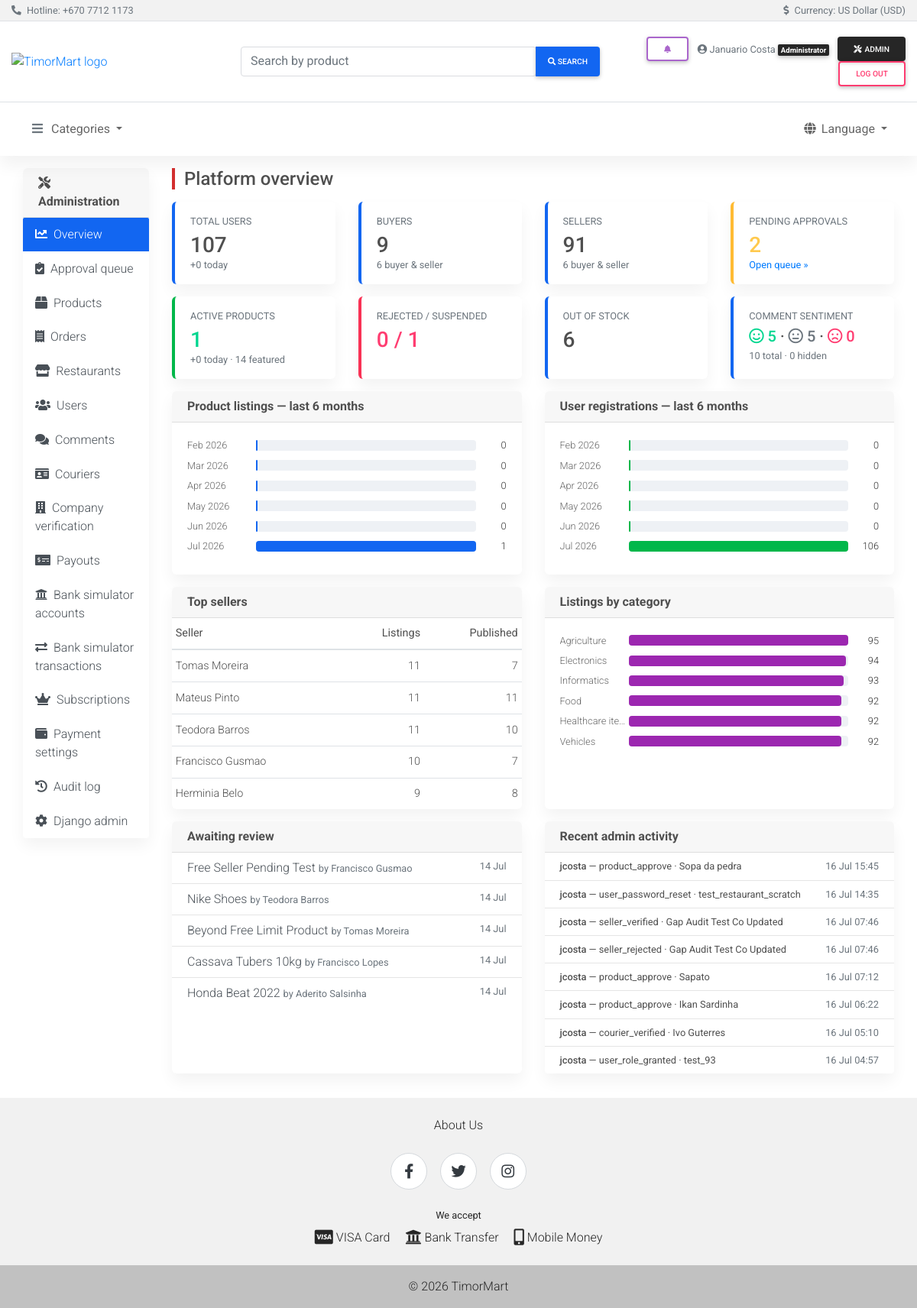
The app's page /dashboard/ (signed in), older data.
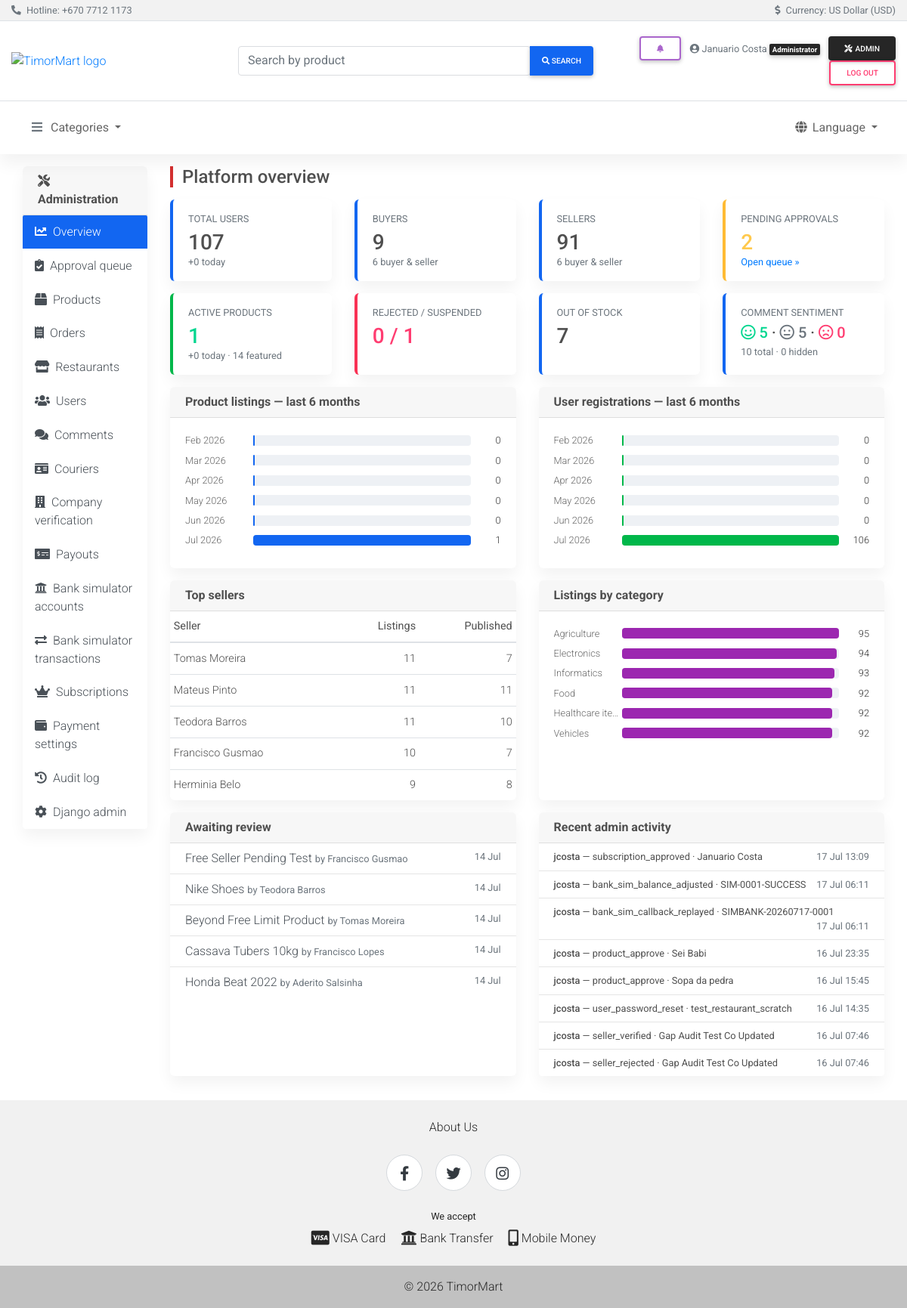
The same page, newer data.
### olretail/models.py (models this page shows, shortened)
class Seller(models.Model):
    user = models.OneToOneField(User, on_delete=models.CASCADE)
    address = models.CharField(max_length=255)
    mobile = models.CharField(max_length=40)
    payment_instructions = models.TextField(
        blank=True,
        help_text=_(
            "Bank or mobile money details buyers use to pay you directly "
            "(e.g. bank name, account number, account holder name)."
        ),
    )
    seller_type = models.CharField(
        max_length=20, choices=SellerType.choices, default=SellerType.INDIVIDUAL,
    )
    company_name = models.CharField(max_length=200, blank=True)
    company_tin = models.CharField(max_length=50, blank=True, verbose_name="TIN")
    company_address = models.CharField(max_length=255, blank=True)
    company_bank_account = models.CharField(max_length=100, blank=True)
    business_document = models.ImageField(upload_to="seller_business_docs/", null=True, blank=True)
    verification_status = models.CharField(
        max_length=20, choices=SellerVerificationStatus.choices, default=SellerVerificationStatus.PENDING,
    )
    verification_note = models.TextField(blank=True)
    verified_at = models.DateTimeField(null=True, blank=True)
    verified_by = models.ForeignKey(
        User, on_delete=models.SET_NULL, null=True, blank=True, related_name="sellers_verified"
    )
    @property
    def get_name(self):
        if self.seller_type == SellerType.COMPANY and self.company_name:
            return self.company_name
        return self.user.get_full_name() or self.user.username

class Category(models.Model):
    title = models.CharField(max_length=200)
    slug = models.SlugField(unique=True)
    class Meta:
        ordering = ["title"]
        verbose_name_plural = "Categories"

class Product(models.Model):
    IMAGE_FIELD_NAMES = ("product_image", "product_image_2", "product_image_3")
    name = models.CharField(max_length=200)
    slug = models.SlugField(max_length=220, unique=True)
    product_image = models.ImageField(upload_to="product_image", null=True, blank=True)
    product_image_2 = models.ImageField(upload_to="product_image", blank=True)
    product_image_3 = models.ImageField(upload_to="product_image", blank=True)
    category = models.ForeignKey(Category, on_delete=models.PROTECT)
    price = models.DecimalField(max_digits=13, decimal_places=2)
    description = models.TextField()
    country = models.ForeignKey(Country, on_delete=models.PROTECT)
    item_location = models.ForeignKey(City, on_delete=models.PROTECT)
    created = models.DateTimeField(auto_now_add=True)
    updated = models.DateTimeField(auto_now=True)
    quantity = models.PositiveIntegerField()
    seller = models.ForeignKey(Seller, on_delete=models.CASCADE)
    status = models.CharField(
        max_length=12,
        choices=ProductStatus.choices,
        default=ProductStatus.PENDING,
        db_index=True,
    )
    moderation_note = models.TextField(blank=True)
    featured = models.BooleanField(default=False)
    condition = models.CharField(max_length=40, choices=CONDITION_CHOICES, default="New")
    size = models.CharField(max_length=50, blank=True, help_text=_("e.g. L, 42, 500ml"))
    pieces_per_unit = models.PositiveIntegerField(
        null=True, blank=True, help_text=_("e.g. 12 pens in a pack")
    )
    units_per_box = models.PositiveIntegerField(
        null=True, blank=True, help_text=_("e.g. 24 packs in a box")
    )
    menu_category = models.ForeignKey(
        MenuCategory, on_delete=models.SET_NULL, null=True, blank=True, related_name="items"
    )
    is_available = models.BooleanField(default=True)
    prep_time_minutes = models.PositiveIntegerField(
        null=True, blank=True, help_text=_("e.g. 20")
    )
    class Meta:
        ordering = ["-created"]

### dashboard/models.py (models this page shows, shortened)
class AuditLog(models.Model):
    admin = models.ForeignKey(
        settings.AUTH_USER_MODEL, on_delete=models.SET_NULL, null=True, related_name="+"
    )
    action = models.CharField(max_length=60)
    target = models.CharField(max_length=255)
    detail = models.TextField(blank=True)
    ip_address = models.GenericIPAddressField(null=True, blank=True)
    created = models.DateTimeField(auto_now_add=True, db_index=True)
    class Meta:
        ordering = ["-created"]

### dashboard/views.py (the view)
# urls.py: path("", views.overview, name="overview"),
@admin_required
def overview(request):
    today = timezone.localdate()
    products = Product.objects.all()
    status_counts = dict(products.values_list("status").annotate(n=Count("id")))
    buyer_ids = set(User.objects.filter(buyer__isnull=False).values_list("id", flat=True))
    seller_ids = set(User.objects.filter(seller__isnull=False).values_list("id", flat=True))
    stats = {
        "total_users": User.objects.count(),
        "total_buyers": len(buyer_ids - seller_ids),
        "total_sellers": len(seller_ids - buyer_ids),
        "total_both": len(buyer_ids & seller_ids),
        "pending": status_counts.get(ProductStatus.PENDING, 0)
        + status_counts.get(ProductStatus.CHANGES_REQUESTED, 0),
        "active_products": status_counts.get(ProductStatus.APPROVED, 0),
        "rejected_products": status_counts.get(ProductStatus.REJECTED, 0),
        "suspended_products": status_counts.get(ProductStatus.SUSPENDED, 0),
        "out_of_stock": products.filter(quantity=0).count(),
        "featured": products.filter(featured=True).count(),
        "comments": Comment.objects.count(),
        "hidden_comments": Comment.objects.filter(is_public=False).count(),
        "sentiment_positive": Comment.objects.filter(sentiment="positive").count(),
        "sentiment_neutral": Comment.objects.filter(sentiment="neutral").count(),
        "sentiment_negative": Comment.objects.filter(sentiment="negative").count(),
        "new_users_today": User.objects.filter(date_joined__date=today).count(),
        "new_products_today": products.filter(created__date=today).count(),
    }
    top_sellers = (
        Seller.objects.select_related("user")
        .annotate(
            listings=Count("product"),
            published=Count("product", filter=Q(product__status=ProductStatus.APPROVED)),
        )
        .order_by("-listings")[:5]
    )
    top_categories = Category.objects.annotate(n=Count("product")).order_by("-n")[:6]
    cat_peak = max((c.n for c in top_categories), default=0) or 1
    for c in top_categories:
        c.pct = round(c.n * 100 / cat_peak)
    return render(
        request,
        "dashboard/overview.html",
        {
            "section": "overview",
            "stats": stats,
            "product_series": _monthly_series(Product.objects.all(), "created"),
            "user_series": _monthly_series(User.objects.all(), "date_joined"),
            "top_sellers": top_sellers,
            "top_categories": top_categories,
            "recent_logs": AuditLog.objects.select_related("admin")[:8],
            "recent_pending": Product.objects.filter(status__in=REVIEW_STATUSES)
            .select_related("seller__user")[:5],
        },
    )

### accounts/roles.py (called while the page is built)
def is_buyer(user):
    if not user.is_authenticated or user.is_staff:
        return False
    return hasattr(user, "buyer") or user.groups.filter(name=BUYER_GROUP).exists()

def is_seller(user):
    if not user.is_authenticated or user.is_staff:
        return False
    return hasattr(user, "seller")

def is_courier(user):
    if not user.is_authenticated or user.is_staff:
        return False
    return hasattr(user, "courier")

### olretail/context_processors.py (called while the page is built)
def categories(request):
    return {"categories": Category.objects.all()}

def roles(request):
    from accounts.roles import is_buyer, is_courier, is_seller  # local import: avoid app-load cycle
    return {
        "is_buyer": is_buyer(request.user),
        "is_seller": is_seller(request.user),
        "is_courier": is_courier(request.user),
    }

def notifications(request):
    if not request.user.is_authenticated:
        return {"unread_notification_count": 0, "recent_notifications": []}
    qs = Notification.objects.filter(recipient=request.user).select_related("order")
    return {
        "unread_notification_count": qs.filter(is_read=False).count(),
        "recent_notifications": qs[:8],
    }

### dashboard/templates/dashboard/overview.html (shortened to what the changed rows need)
{% extends 'dashboard/base.html' %}
{% block dash_content %}
<h1 class="h4 page-header-bar mb-3">Platform overview</h1>
<div class="row">
  <div class="col-6 col-md-3 mb-3">
    <div class="card stat-card h-100"><div class="card-body py-3">
      <p class="text-muted small text-uppercase mb-1">Out of stock</p>
      <p class="h3 mb-0">{{ stats.out_of_stock }}</p>
    </div></div>
  </div>
</div>
<div class="row">
  <div class="col-md-6 mb-3">
    <div class="card h-100">
      <div class="card-body">
        {% for m in product_series %}
        <div class="bar-row">
          <span class="bar-label">{{ m.label }}</span>
          <div class="bar-track"><div class="bar-fill" style="width: {{ m.pct }}%;"></div></div>
          <span class="bar-count">{{ m.count }}</span>
        </div>
        {% endfor %}
      </div>
    </div>
  </div>
  <div class="col-md-6 mb-3">
    <div class="card h-100">
      <div class="card-body">
        {% for m in user_series %}
        <div class="bar-row">
          <span class="bar-label">{{ m.label }}</span>
          <div class="bar-track"><div class="bar-fill" style="width: {{ m.pct }}%; background:#00b74a;"></div></div>
          <span class="bar-count">{{ m.count }}</span>
        </div>
        {% endfor %}
      </div>
    </div>
  </div>
</div>
<div class="row">
  <div class="col-md-6 mb-3">
    <div class="card h-100">
      <div class="table-responsive"><table class="table table-sm mb-0">
        <thead><tr><th>Seller</th><th class="text-right">Listings</th><th class="text-right">Published</th></tr></thead>
        <tbody>
          {% for s in top_sellers %}
          <tr><td>{{ s.get_name }}</td><td class="text-right">{{ s.listings }}</td><td class="text-right">{{ s.published }}</td></tr>
          {% empty %}
          <tr><td colspan="3" class="text-muted">No sellers yet.</td></tr>
          {% endfor %}
        </tbody>
      </table></div>
    </div>
  </div>
  <div class="col-md-6 mb-3">
    <div class="card h-100">
      <div class="card-body">
        {% for c in top_categories %}
        <div class="bar-row">
          <span class="bar-label text-truncate">{{ c.title }}</span>
          <div class="bar-track"><div class="bar-fill" style="width: {{ c.pct }}%; background:#9c27b0;"></div></div>
          <span class="bar-count">{{ c.n }}</span>
        </div>
        {% endfor %}
      </div>
    </div>
  </div>
</div>
<div class="row">
  <div class="col-md-6 mb-3">
    <div class="card h-100">
      <div class="list-group list-group-flush">
        {% for p in recent_pending %}
        <a class="list-group-item list-group-item-action py-2 d-flex justify-content-between"
           href="{% url 'dashboard:product_review' p.slug %}">
          <span>{{ p.name }} <small class="text-muted">by {{ p.seller.get_name }}</small></span>
          <small class="text-muted">{{ p.created|date:"j M" }}</small>
        </a>
        {% empty %}
        <div class="list-group-item text-muted py-2">Queue is empty — nothing to review.</div>
        {% endfor %}
      </div>
    </div>
  </div>
  <div class="col-md-6 mb-3">
    <div class="card h-100">
      <div class="list-group list-group-flush">
        {% for log in recent_logs %}
        <div class="list-group-item py-2 small">
          <strong>{{ log.admin|default:"(deleted)" }}</strong> — {{ log.action }} · {{ log.target }}
          <span class="text-muted float-right">{{ log.created|date:"j M H:i" }}</span>
        </div>
        {% empty %}
        <div class="list-group-item text-muted py-2">No administrative actions recorded yet.</div>
        {% endfor %}
      </div>
    </div>
  </div>
</div>
{% endblock %}

Row changes from the older to the newer data that the page shows:
no longer on this page (row unchanged): AuditLog: admin "jcosta", action "product_approve", target "Sapato", created "16 Jul 07:12"
no longer on this page (row unchanged): AuditLog: admin "jcosta", action "product_approve", target "Ikan Sardinha", created "16 Jul 06:22"
no longer on this page (row unchanged): AuditLog: admin "jcosta", action "courier_verified", target "Ivo Guterres", created "16 Jul 05:10"
no longer on this page (row unchanged): AuditLog: admin "jcosta", action "user_role_granted", target "test_93", created "16 Jul 04:57"
added AuditLog: admin "jcosta", action "subscription_approved", target "Januario Costa", created "17 Jul 13:09"
added AuditLog: admin "jcosta", action "bank_sim_balance_adjusted", target "SIM-0001-SUCCESS", created "17 Jul 06:11"
added AuditLog: admin "jcosta", action "bank_sim_callback_replayed", target "SIMBANK-20260717-0001", created "17 Jul 06:11"
added AuditLog: admin "jcosta", action "product_approve", target "Sei Babi", created "16 Jul 23:35"
Text that changed along with them:
{{ stats.out_of_stock }}: "6" → "7"
